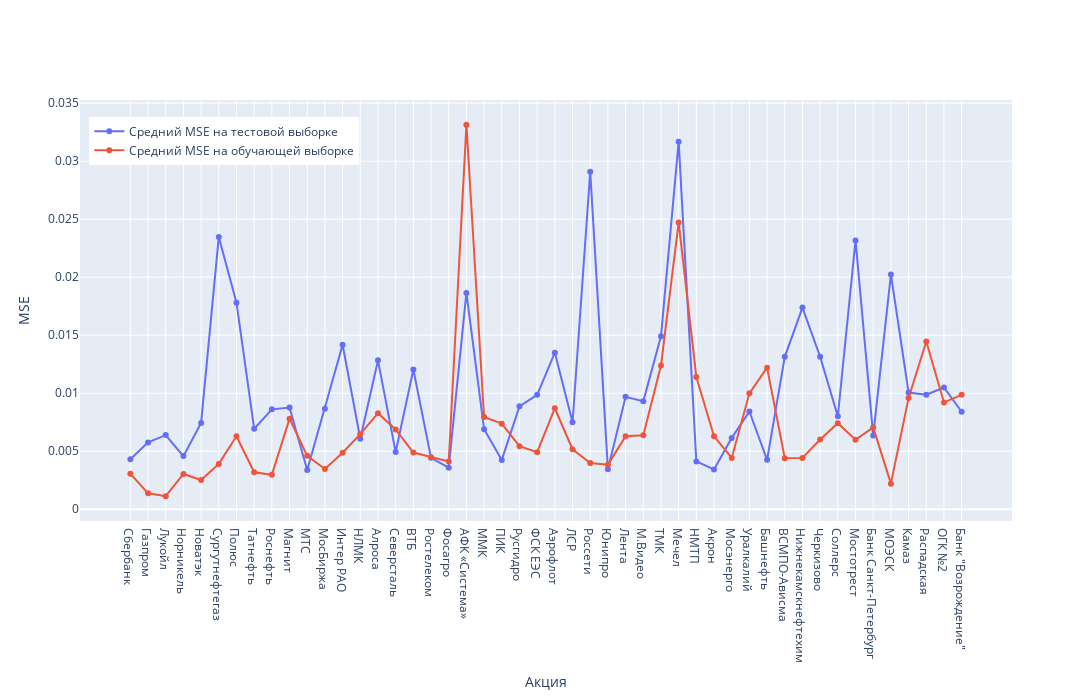

Here is the notebook cell this chart was saved with:
### Code cell
import plotly.graph_objects as go
fig = go.Figure()


fig.add_trace(go.Scatter(x=ml_data['Акция'], y=ml_data['Средний MSE на тестовой выборке'],
                         mode='lines+markers',name='Средний MSE на тестовой выборке'))
fig.add_trace(go.Scatter(x=ml_data['Акция'], y=ml_data['Средний MSE на обучении'],
                         mode='lines+markers',name='Средний MSE на обучающей выборке'))
fig.update_layout(yaxis_title = 'MSE',xaxis_title = 'Акция',autosize=False,width=1300,height = 700,
                  legend=dict(yanchor="top", y=0.96, xanchor="left", x=0.01))

fig.show()

### Figure 1 — Plotly figure (JSON) as saved in the notebook; plotly's stock layout.template omitted (floating-point values rounded to 4 significant figures)
{"data": [{"mode": "lines+markers", "name": "Средний MSE на тестовой выборке", "type": "scatter", "x": ["Сбербанк", "Газпром", "Лукойл", "Норникель", "Новатэк", "Сургутнефтегаз", "Полюс", "Татнефть", "Роснефть", "Магнит", "МТС", "МосБиржа", "Интер РАО", "НЛМК", "Алроса", "Северсталь", "ВТБ", "Ростелеком", "Фосагро", "АФК «Система»", "ММК", "ПИК", "Русгидро", "ФСК ЕЭС", "Аэрофлот", "ЛСР", "Россети", "Юнипро", "Лента", "М.Видео", "ТМК", "Мечел", "НМТП", "Акрон", "Мосэнерго", "Уралкалий", "Башнефть", "ВСМПО-Ависма", "Нижнекамскнефтехим", "Черкизово", "Соллерс", "Мостотрест", "Банк Санкт-Петербург", "МОЭСК", "Камаз", "Распадская", "ОГК №2", "Банк \"Возрождение\""], "y": [0.004298, 0.005761, 0.006388, 0.004577, 0.007438, 0.02347, 0.0178, 0.006938, 0.008608, 0.008757, 0.003376, 0.008663, 0.01417, 0.006076, 0.01283, 0.004923, 0.01204, 0.004428, 0.003584, 0.01865, 0.006897, 0.004249, 0.008869, 0.00986, 0.01349, 0.007491, 0.02909, 0.003451, 0.009684, 0.00931, 0.01491, 0.03168, 0.004123, 0.003432, 0.006147, 0.008422, 0.004254, 0.01313, 0.01738, 0.01314, 0.008003, 0.02317, 0.006344, 0.02024, 0.01006, 0.009867, 0.01049, 0.0084]}, {"mode": "lines+markers", "name": "Средний MSE на обучающей выборке", "type": "scatter", "x": ["Сбербанк", "Газпром", "Лукойл", "Норникель", "Новатэк", "Сургутнефтегаз", "Полюс", "Татнефть", "Роснефть", "Магнит", "МТС", "МосБиржа", "Интер РАО", "НЛМК", "Алроса", "Северсталь", "ВТБ", "Ростелеком", "Фосагро", "АФК «Система»", "ММК", "ПИК", "Русгидро", "ФСК ЕЭС", "Аэрофлот", "ЛСР", "Россети", "Юнипро", "Лента", "М.Видео", "ТМК", "Мечел", "НМТП", "Акрон", "Мосэнерго", "Уралкалий", "Башнефть", "ВСМПО-Ависма", "Нижнекамскнефтехим", "Черкизово", "Соллерс", "Мостотрест", "Банк Санкт-Петербург", "МОЭСК", "Камаз", "Распадская", "ОГК №2", "Банк \"Возрождение\""], "y": [0.003065, 0.00137, 0.001121, 0.003037, 0.002518, 0.003904, 0.006292, 0.003188, 0.002967, 0.007806, 0.004601, 0.003462, 0.004867, 0.006466, 0.008276, 0.006873, 0.004881, 0.004487, 0.004116, 0.03314, 0.007944, 0.007372, 0.005437, 0.004919, 0.008704, 0.005168, 0.003974, 0.00384, 0.006286, 0.006378, 0.01239, 0.02472, 0.0114, 0.00628, 0.004422, 0.009988, 0.0122, 0.004391, 0.004424, 0.006005, 0.007411, 0.005988, 0.007048, 0.002204, 0.009592, 0.01446, 0.009201, 0.009861]}], "layout": {"autosize": false, "height": 700, "legend": {"x": 0.01, "xanchor": "left", "y": 0.96, "yanchor": "top"}, "width": 1300, "xaxis": {"title": {"text": "Акция"}}, "yaxis": {"title": {"text": "MSE"}}}}
